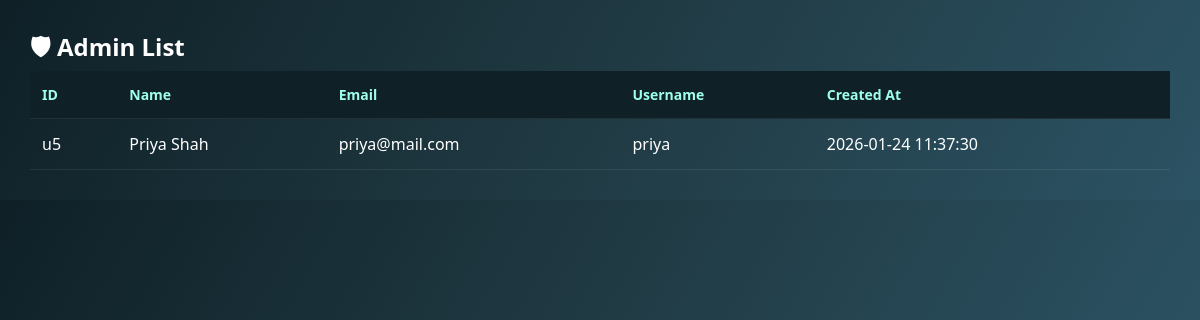
The page /admin-panel/admin/admins.php (signed in) on the database its author committed.
### tables this page shows
CREATE TABLE User (
    id CHAR(20) PRIMARY KEY,
    name VARCHAR(100),
    email VARCHAR(15) UNIQUE NOT NULL,
    username VARCHAR(50) UNIQUE NOT NULL,
    password_hash VARCHAR(50),
    phone VARCHAR(10),
    profile_pic_url TEXT,
    dob DATE,
    role ENUM('user','designer','admin') DEFAULT 'user',
    created_at TIMESTAMP DEFAULT CURRENT_TIMESTAMP
);

### admin-panel/admin/admins.php (the view, shortened to what this page needs)
<?php
include '../config.php';
$query = "SELECT id, name, email, username, created_at
          FROM User
          WHERE role = 'admin'";
$result = mysqli_query($conn, $query);
?>
<!DOCTYPE html>
<html>
<head>
    <link rel="stylesheet" href="../assets/css/dashboard.css">
</head>
<body>
<div class="main">
    <h2>🛡 Admin List</h2>
    <table class="data-table">
        <tr>
            <th>ID</th>
            <th>Name</th>
            <th>Email</th>
            <th>Username</th>
            <th>Created At</th>
        </tr>
        <?php while ($row = mysqli_fetch_assoc($result)) { ?>
        <tr>
            <td><?= $row['id'] ?></td>
            <td><?= $row['name'] ?></td>
            <td><?= $row['email'] ?></td>
            <td><?= $row['username'] ?></td>
            <td><?= $row['created_at'] ?></td>
        </tr>
        <?php } ?>
    </table>
</div>
</body>
</html>

### admin-panel/assets/css/dashboard.css (style rules this page uses)
* { margin: 0; padding: 0; box-sizing: border-box; font-family: 'Segoe UI', sans-serif; }
body { background: linear-gradient(120deg, #0f2027, #203a43, #2c5364); color: #fff; display: flex; }
.main { flex: 1; padding: 30px; }
table { width: 100%; border-collapse: collapse; }
th, td { padding: 12px 14px; text-align: left; vertical-align: middle; }
th { background: linear-gradient(90deg, #0f2027, #0f2027, #0f2027); color: #00e6ff; font-weight: 600; font-size: 14px; }
.data-table { width: 100%; border-collapse: collapse; }
.data-table th, .data-table td { padding: 14px 12px; text-align: left; border-bottom: 1px solid rgba(255,255,255,0.08); }
.data-table th { color: #9fffe8; font-weight: 600; }

### rows shown on the page
user: id "u5", name "Priya Shah", email "priya@mail.com", username "priya", created_at "2026-01-24 11:37:30"
